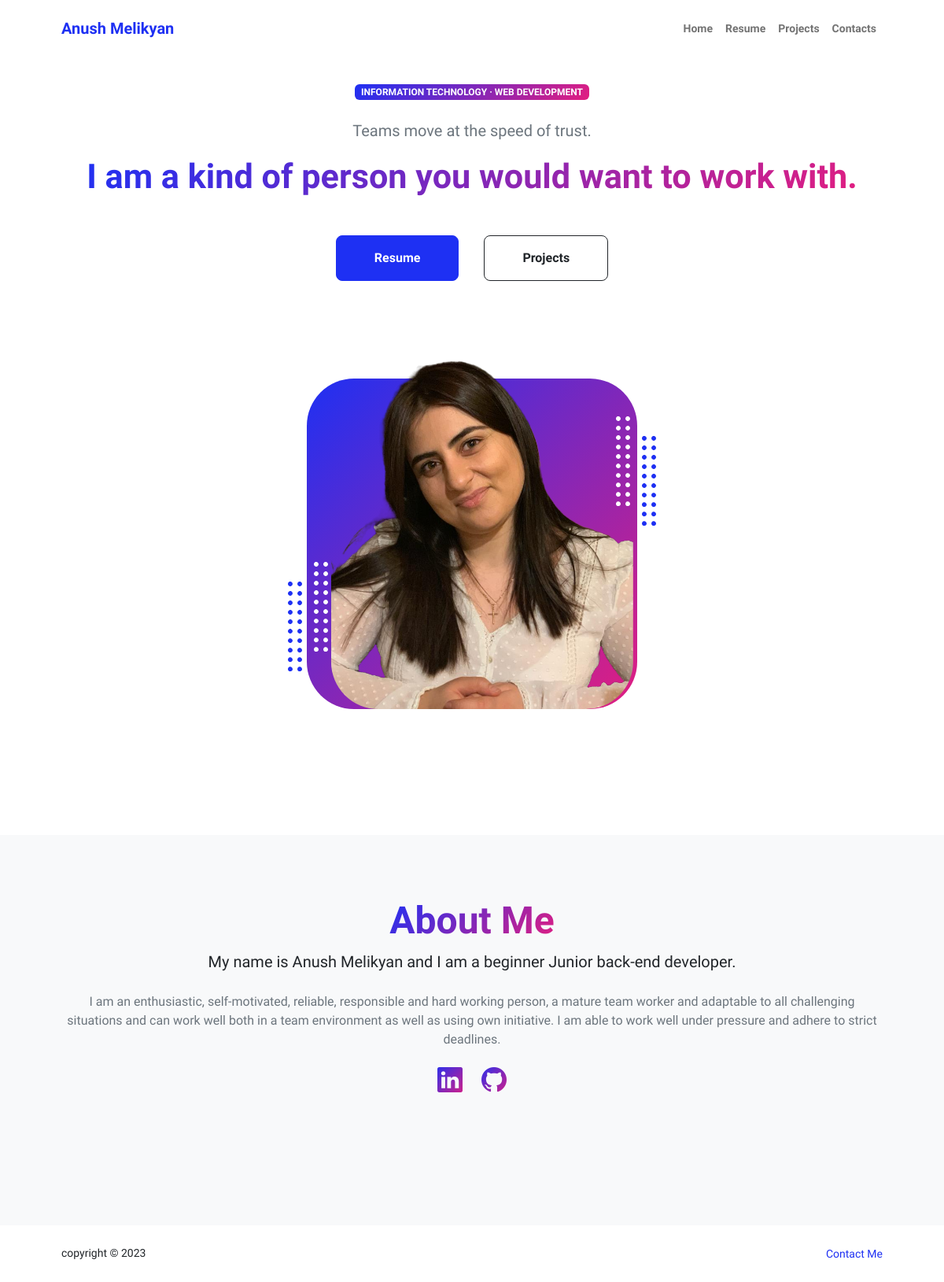
The page / on the database its author committed.
### resume/models.py (models this page shows)
class PersonalData(models.Model):
    user = models.ForeignKey(user, on_delete=models.CASCADE)
    address = models.CharField(max_length=100)
    phone_number = models.TextField(max_length=20)
    about_me = models.TextField(max_length=1000)
    profession = models.TextField(max_length=30)
    created_at = models.DateTimeField(auto_now_add=True)
    sphere = models.TextField(max_length=30)
    specialization = models.TextField(max_length=30)
    slogan = models.TextField(max_length=100)
    smth_to_say = models.TextField(max_length=200)

### resume/views.py (the view)
# urls.py: path('', home, name='home'),
def home(request):
    return render(request, 'index.html', context=data)

### resume/templates/index.html (shortened to what this page needs)
{% extends "base.html" %}
{% block bodycontent %}
{% load static %}
            <header class="py-5">
                <div class="container px-5 pb-5">
                    <div class="row gx-5 align-items-center">
                        <div class="col-xxl-5">
                            <div class="text-center text-xxl-start">
                                <div class="badge bg-gradient-primary-to-secondary text-white mb-4"><div class="text-uppercase">{{personal_data.sphere}} &middot; {{personal_data.specialization}}</div></div>
                                <div class="fs-3 fw-light text-muted">{{personal_data.slogan}}</div>
                                <h1 class="display-3 fw-bolder mb-5"><span class="text-gradient d-inline">{{personal_data.smth_to_say}}</span></h1>
                                <div class="d-grid gap-3 d-sm-flex justify-content-sm-center justify-content-xxl-start mb-3">
                                    <a class="btn btn-primary btn-lg px-5 py-3 me-sm-3 fs-6 fw-bolder" href="{% url 'resume' %}">Resume</a>
                                    <a class="btn btn-outline-dark btn-lg px-5 py-3 fs-6 fw-bolder" href="{% url 'projects' %}">Projects</a>
                                </div>
                            </div>
                        </div>
                        <div class="col-xxl-7">
                            <div class="d-flex justify-content-center mt-5 mt-xxl-0">
                                <div class="profile bg-gradient-primary-to-secondary">
                                    <img class="profile-img" src="{% static 'assets/profile1.png' %}" alt="..." />
                                    <div class="dots-1">
                                    </div>
                                    <div class="dots-2">
                                    </div>
                                    <div class="dots-3">
                                    </div>
                                    <div class="dots-4">
                                    </div>
                                </div>
                            </div>
                        </div>
                    </div>
                </div>
            </header>
            <section class="bg-light py-5">
                <div class="container px-5">
                    <div class="row gx-5 justify-content-center">
                        <div class="col-xxl-8">
                            <div class="text-center my-5">
                                <h2 class="display-5 fw-bolder"><span class="text-gradient d-inline">About Me</span></h2>
                                <p class="lead fw-light mb-4">My name is {{personal_data.user.first_name}} {{personal_data.user.last_name}} and I am a beginner {{personal_data.profession}}.</p>
                                <p class="text-muted">{{personal_data.about_me}}</p>
                                <div class="d-flex justify-content-center fs-2 gap-4">
                                    <a class="text-gradient" href="https://www.linkedin.com/in/anush-melikyan-34a298164" target='_blank'><i class="bi bi-linkedin"></i></a>
                                    <a class="text-gradient" href="https://github.com/anush-23"><i class="bi bi-github" target='_blank'></i></a>
                                </div>
                            </div>
                        </div>
                    </div>
                </div>
            </section>
{% include "footer.html" %} {% endblock %}

### resume/templates/base.html (shortened to what this page needs)
{% load static %}
<!DOCTYPE html>
<html lang="en">
    <head>
        <link href="https://cdn.jsdelivr.net/npm/bootstrap-icons@1.8.1/font/bootstrap-icons.css" rel="stylesheet" />
        <link href="{% static 'css/styles.css' %}" rel="stylesheet" />
    </head>
    <body class="d-flex flex-column h-100">
        <main class="flex-shrink-0">
            <nav class="navbar navbar-expand-lg navbar-light bg-white py-3">
                <div class="container px-5">
                    <a class="navbar-brand" href="{% url 'home' %}"><span class="fw-bolder text-primary"> {{personal_data.user.first_name}} {{personal_data.user.last_name}} </span></a>
                    <div class="collapse navbar-collapse" id="navbarSupportedContent">
                        <ul class="navbar-nav ms-auto mb-2 mb-lg-0 small fw-bolder">
                            <li class="nav-item"><a class="nav-link" href="{% url 'home' %}">Home</a></li>
                            <li class="nav-item"><a class="nav-link" href="{% url 'resume' %}">Resume</a></li>
                            <li class="nav-item"><a class="nav-link" href="{% url 'projects' %}">Projects</a></li>
                            <li class="nav-item"><a class="nav-link" href="{% url 'contact' %}">Contacts</a></li>
                        </ul>
                    </div>
                </div>
            </nav>
            {% block bodycontent %} {% endblock %}
        </main>
    </body>
</html>

### rows shown on the page
PersonalData: user.first_name "Anush", user.last_name "Melikyan", sphere "INFORMATION TECHNOLOGY", specialization "WEB DEVELOPMENT", slogan "Teams move at the speed of trust.", smth_to_say "I am a kind of person you would want to work with.", profession "Junior back-end developer", about_me "I am an enthusiastic, self-motivated, reliable, responsible and hard working person, a mature team worker and adaptable to all challenging situations and can work well both in a team environment as well as using own initiative. I am able to work well under pressure and adhere to strict deadlines."
